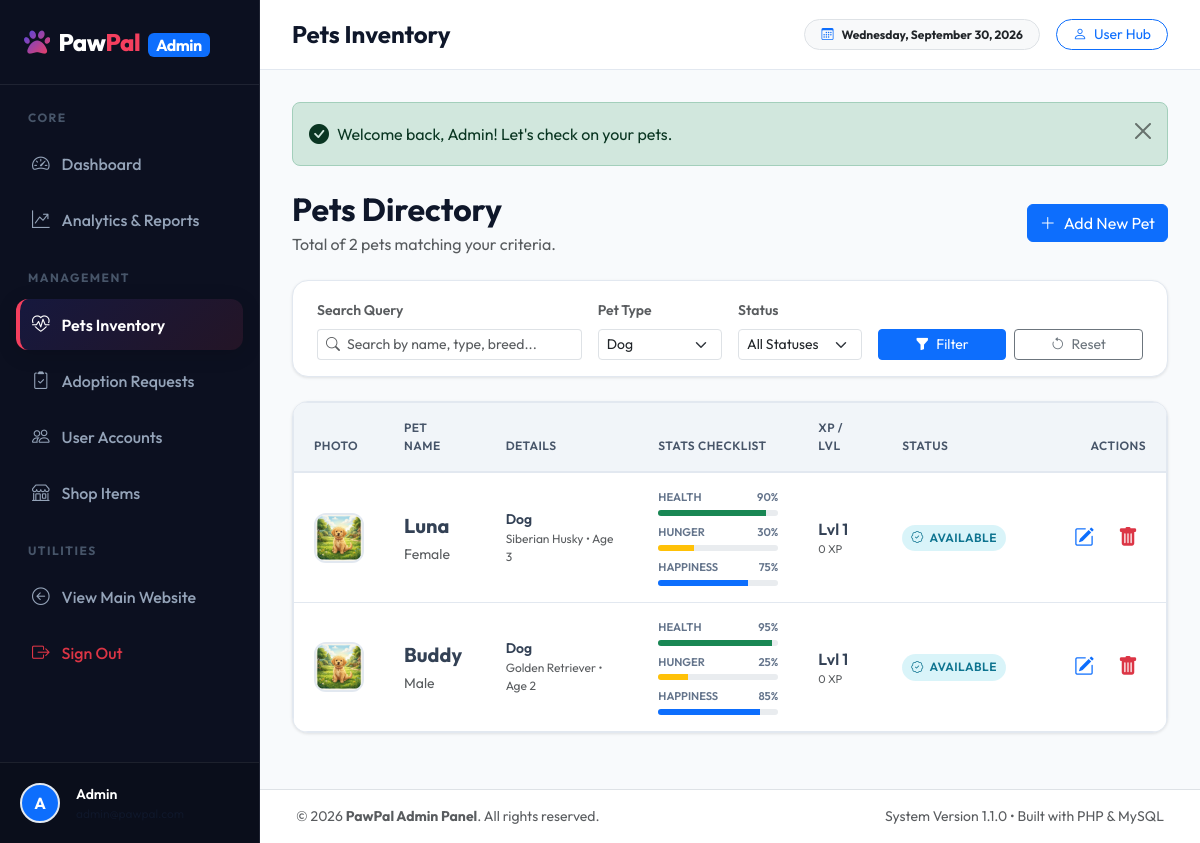
Page /admin/pets.php?type=Dog (signed in) on the committed database.
### tables this page shows
CREATE TABLE users (
    id INT AUTO_INCREMENT PRIMARY KEY,
    name VARCHAR(100) NOT NULL,
    email VARCHAR(120) UNIQUE NOT NULL,
    password VARCHAR(255) NOT NULL,
    role ENUM('user','admin') DEFAULT 'user',
    coins INT DEFAULT 100,
    points INT DEFAULT 0,
    avatar VARCHAR(255) DEFAULT NULL,
    created_at TIMESTAMP DEFAULT CURRENT_TIMESTAMP,
    updated_at TIMESTAMP DEFAULT CURRENT_TIMESTAMP ON UPDATE CURRENT_TIMESTAMP
);

CREATE TABLE pets (
    id INT AUTO_INCREMENT PRIMARY KEY,
    pet_name VARCHAR(100) NOT NULL,
    pet_type VARCHAR(50) NOT NULL,
    breed VARCHAR(100),
    age INT DEFAULT 1,
    gender ENUM('Male','Female') DEFAULT 'Male',
    image VARCHAR(255) DEFAULT NULL,
    description TEXT,
    health INT DEFAULT 100,
    hunger INT DEFAULT 30,
    happiness INT DEFAULT 70,
    cleanliness INT DEFAULT 80,
    energy INT DEFAULT 80,
    xp INT DEFAULT 0,
    level INT DEFAULT 1,
    mood VARCHAR(50) DEFAULT 'Happy',
    status ENUM('available','adopted') DEFAULT 'available',
    last_interaction TIMESTAMP DEFAULT CURRENT_TIMESTAMP,
    created_at TIMESTAMP DEFAULT CURRENT_TIMESTAMP,
    updated_at TIMESTAMP DEFAULT CURRENT_TIMESTAMP ON UPDATE CURRENT_TIMESTAMP
);

### admin/pets.php (the view, shortened to what the rows shown need)
<?php
require_once __DIR__ . '/includes/admin_header.php';
$where = [];
$params = [];
$type = isset($_GET['type']) ? trim($_GET['type']) : '';
if ($type !== '') {
    $where[] = "pet_type = ?";
    $params[] = $type;
}
$sql = "SELECT * FROM pets";
if (!empty($where)) {
    $sql .= " WHERE " . implode(" AND ", $where);
}
$sql .= " ORDER BY id DESC";
try {
    $stmt = $pdo->prepare($sql);
    $stmt->execute($params);
    $pets = $stmt->fetchAll();
} catch (PDOException $e) {
    die("Database error fetching pets: " . $e->getMessage());
}
?>
<div class="d-flex flex-wrap justify-content-between align-items-center mb-4 gap-3">
    <div>
        <h2 class="fw-bold mb-1">Pets Directory</h2>
    </div>
</div>
<div class="admin-card">
    <div class="card-body p-0">
        <?php if (empty($pets)): ?>
            <div class="text-center py-5 text-muted">
                <i class="bi bi-database-exclamation fs-1 d-block mb-2 text-slate-300"></i>
                <h5>No Pets Found</h5>
                <p class="mb-0">Try clearing filters or add a new pet using the button above.</p>
            </div>
        <?php else: ?>
            <div class="table-responsive">
                <table class="table admin-table align-middle">
                    <thead>
                        <tr>
                            <th style="width: 70px;">Photo</th>
                            <th>Pet Name</th>
                            <th>Details</th>
                            <th>Stats Checklist</th>
                            <th>XP / Lvl</th>
                            <th>Status</th>
                            <th class="text-end" style="width: 140px;">Actions</th>
                        </tr>
                    </thead>
                    <tbody>
                        <?php foreach ($pets as $pet): ?>
                            <tr>
                                <td>
                                    <?php
                                    $image_path = !empty($pet['image']) ? BASE_URL . '/assets/images/' . $pet['image'] : BASE_URL . '/assets/images/default-pet.png';
                                    ?>
                                    <img src="<?php echo $image_path; ?>" alt="<?php echo sanitize($pet['pet_name']); ?>" class="admin-pet-avatar">
                                </td>
                                <td>
                                    <div class="fw-bold text-slate-800 fs-5"><?php echo sanitize($pet['pet_name']); ?></div>
                                    <span class="text-muted small"><?php echo sanitize($pet['gender']); ?></span>
                                </td>
                                <td>
                                    <div class="small fw-semibold"><?php echo sanitize($pet['pet_type']); ?></div>
                                    <div class="text-muted extra-small" style="font-size: 0.75rem;"><?php echo sanitize($pet['breed'] ?: 'Mixed Breed'); ?> &bull; Age <?php echo $pet['age']; ?></div>
                                </td>
                                <td>
                                    <div class="d-flex flex-column gap-2" style="max-width: 200px;">
                                        <div class="admin-progress-stat">
                                            <div class="stat-label">
                                                <span>Health</span>
                                                <span><?php echo $pet['health']; ?>%</span>
                                            </div>
                                            <div class="progress">
                                                <div class="progress-bar bg-success" role="progressbar" style="width: <?php echo $pet['health']; ?>%" aria-valuenow="<?php echo $pet['health']; ?>" aria-valuemin="0" aria-valuemax="100"></div>
                                            </div>
                                        </div>
                                        <div class="admin-progress-stat">
                                            <div class="stat-label">
                                                <span>Hunger</span>
                                                <span><?php echo $pet['hunger']; ?>%</span>
                                            </div>
                                            <div class="progress">
                                                <div class="progress-bar bg-warning" role="progressbar" style="width: <?php echo $pet['hunger']; ?>%" aria-valuenow="<?php echo $pet['hunger']; ?>" aria-valuemin="0" aria-valuemax="100"></div>
                                            </div>
                                        </div>
                                        <div class="admin-progress-stat">
                                            <div class="stat-label">
                                                <span>Happiness</span>
                                                <span><?php echo $pet['happiness']; ?>%</span>
                                            </div>
                                            <div class="progress">
                                                <div class="progress-bar bg-accent" role="progressbar" style="width: <?php echo $pet['happiness']; ?>%" aria-valuenow="<?php echo $pet['happiness']; ?>" aria-valuemin="0" aria-valuemax="100"></div>
                                            </div>
                                        </div>
                                    </div>
                                </td>
                                <td>
                                    <div class="fw-semibold text-slate-800">Lvl <?php echo $pet['level']; ?></div>
                                    <div class="text-muted extra-small" style="font-size: 0.7rem;"><?php echo $pet['xp']; ?> XP</div>
                                </td>
                                <td>
                                    <span class="admin-badge status-<?php echo $pet['status']; ?>">
                                        <?php if ($pet['status'] === 'available'): ?>
                                            <i class="bi bi-patch-check"></i> Available
                                        <?php else: ?>
                                            <i class="bi bi-house-door-fill"></i> Adopted
                                        <?php endif; ?>
                                    </span>
                                </td>
                                <td class="text-end">
                                    <div class="d-flex justify-content-end gap-2">
                                        <a href="<?php echo BASE_URL; ?>/admin/edit_pet.php?id=<?php echo $pet['id']; ?>" class="btn btn-sm btn-outline-primary border-0" title="Edit Pet">
                                            <i class="bi bi-pencil-square fs-5"></i>
                                        </a>
                                        <a href="<?php echo BASE_URL; ?>/admin/delete_pet.php?id=<?php echo $pet['id']; ?>" class="btn btn-sm btn-outline-danger border-0" title="Delete Pet" onclick="return confirmDelete('Are you sure you want to delete <?php echo sanitize($pet['pet_name']); ?>? This will permanently remove the pet and all its adoption and care logs.');">
                                            <i class="bi bi-trash-fill fs-5"></i>
                                        </a>
                                    </div>
                                </td>
                            </tr>
                        <?php endforeach; ?>
                    </tbody>
                </table>
            </div>
        <?php endif; ?>
    </div>
</div>
<?php
require_once __DIR__ . '/includes/admin_footer.php';
?>

### admin/includes/admin_header.php (shortened to what the rows shown need)
<?php
require_once __DIR__ . '/../../includes/functions.php';
global $pdo;
$admin_user = getCurrentUser($pdo);
$admin_name = $admin_user ? sanitize($admin_user['name']) : 'Admin';
$admin_email = $admin_user ? sanitize($admin_user['email']) : 'admin@pawpal.com';
$admin_avatar = ($admin_user && !empty($admin_user['avatar'])) ? BASE_URL . '/' . $admin_user['avatar'] : null;
?>
<!DOCTYPE html>
<html lang="en">
<head>
    <link rel="stylesheet" href="https://cdnjs.cloudflare.com/ajax/libs/font-awesome/6.4.0/css/all.min.css">
    <link rel="stylesheet" href="https://cdn.jsdelivr.net/npm/bootstrap-icons@1.11.3/font/bootstrap-icons.min.css">
    <link href="https://cdn.jsdelivr.net/npm/bootstrap@5.3.0/dist/css/bootstrap.min.css" rel="stylesheet">
    <link rel="stylesheet" href="<?php echo BASE_URL; ?>/assets/css/style.css">
    <link rel="stylesheet" href="<?php echo BASE_URL; ?>/assets/css/admin.css">
</head>
<body class="admin-body">
    <aside class="admin-sidebar" id="adminSidebar">
        <div class="user-profile-widget d-flex align-items-center gap-3">
            <?php if ($admin_avatar): ?>
                <img src="<?php echo $admin_avatar; ?>" alt="Admin Avatar" class="admin-avatar">
            <?php else: ?>
                <div class="admin-avatar bg-primary text-white d-flex align-items-center justify-content-center fw-bold">
                    <?php echo strtoupper(substr($admin_name, 0, 1)); ?>
                </div>
            <?php endif; ?>
            <div class="d-flex flex-column text-truncate">
                <span class="text-white fw-semibold small text-truncate"><?php echo $admin_name; ?></span>
                <span class="text-muted-dark extra-small text-truncate" style="font-size: 0.75rem;"><?php echo $admin_email; ?></span>
            </div>
        </div>
    </aside>
    <div class="admin-wrapper">
        <main class="admin-content">

### rows in the picture
users: name "A", name "Admin"
pets: image (picture), pet_name "Luna", gender "Female", pet_type "Dog", breed "Siberian Husky", age "3", health "90", hunger "30", happiness "75", level "1", xp "0", status "available" (drawn)
pets: image (picture), pet_name "Buddy", gender "Male", pet_type "Dog", breed "Golden Retriever", age "2", health "95", hunger "25", happiness "85", level "1", xp "0", status "available" (drawn)

### other values in the picture
$page_title "Pets Inventory"
$flash['message'] "Welcome back, Admin! Let's check on your pets."
count($pets) "2"
form field type "Dog"
